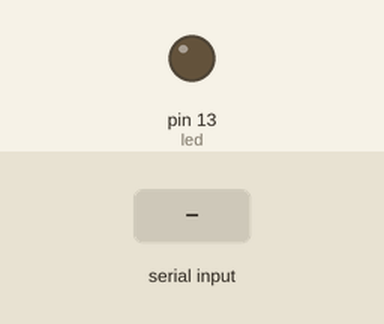
This sketch was run on a simulated Arduino Uno, built with avr-gcc and run on an emulated ATmega328P. Shown: output pins drawn as LEDs (lit = HIGH). Inputs (shaded band) come from the test bench. What the sketch prints to the serial monitor is not drawn.

Above: at 1.2 s.
1.3 s: "1" received over Serial
At 2.7 s:
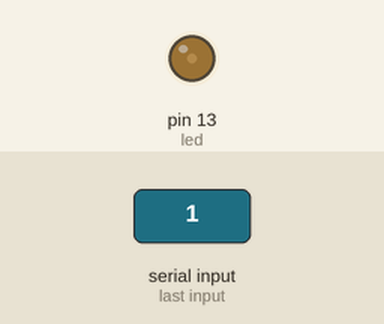
4.3 s: byte 255 (255) received over Serial
At 5.7 s:
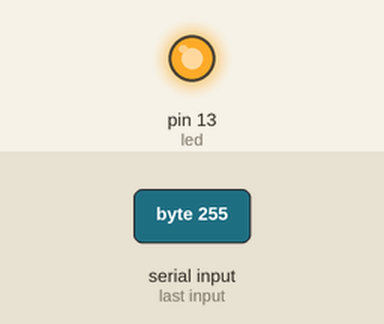
7.3 s: "0" received over Serial
At 8.5 s:
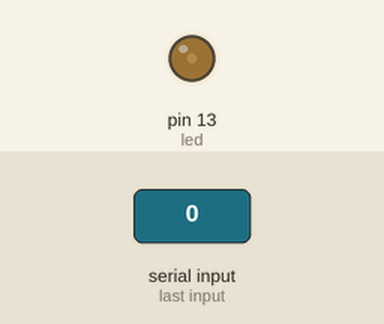
Timing chart, 0 to 10.8 s (numbered marks = the images above; inputs shaded):
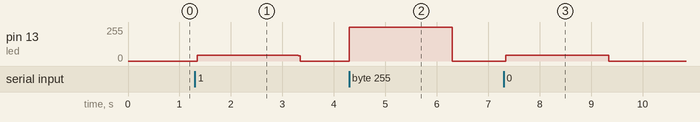

Measured:
- after the input at 1.3 s, pin 13 (led): 0/255 → 44/255 after 0.05 s, → 0/255 2.0 s later
- after the input at 4.3 s, pin 13 (led): 0/255 → 255/255 at once, → 0/255 2.0 s later
- after the input at 7.3 s, pin 13 (led): 0/255 → 44/255 after 0.05 s, → 0/255 2.0 s later

The sketch:

LedSlider.ino
```cpp
const byte led = 13;
byte v = 0;
unsigned long t = 0;
unsigned long rx = 0;

void setup() {
  pinMode(led, OUTPUT);
  Serial.begin(115200);
}

void loop() {
  if (Serial.available()) {
    v = Serial.read();
    rx = millis();
    Serial.write(v);
  }
  if (millis() - rx > 2000) v = 0;

  unsigned long el = micros() - t;
  if (el >= 2040) {
    t += (el / 2040) * 2040;
    el %= 2040;
  }
  digitalWrite(led, v == 255 || el < v * 8UL);
}
```
